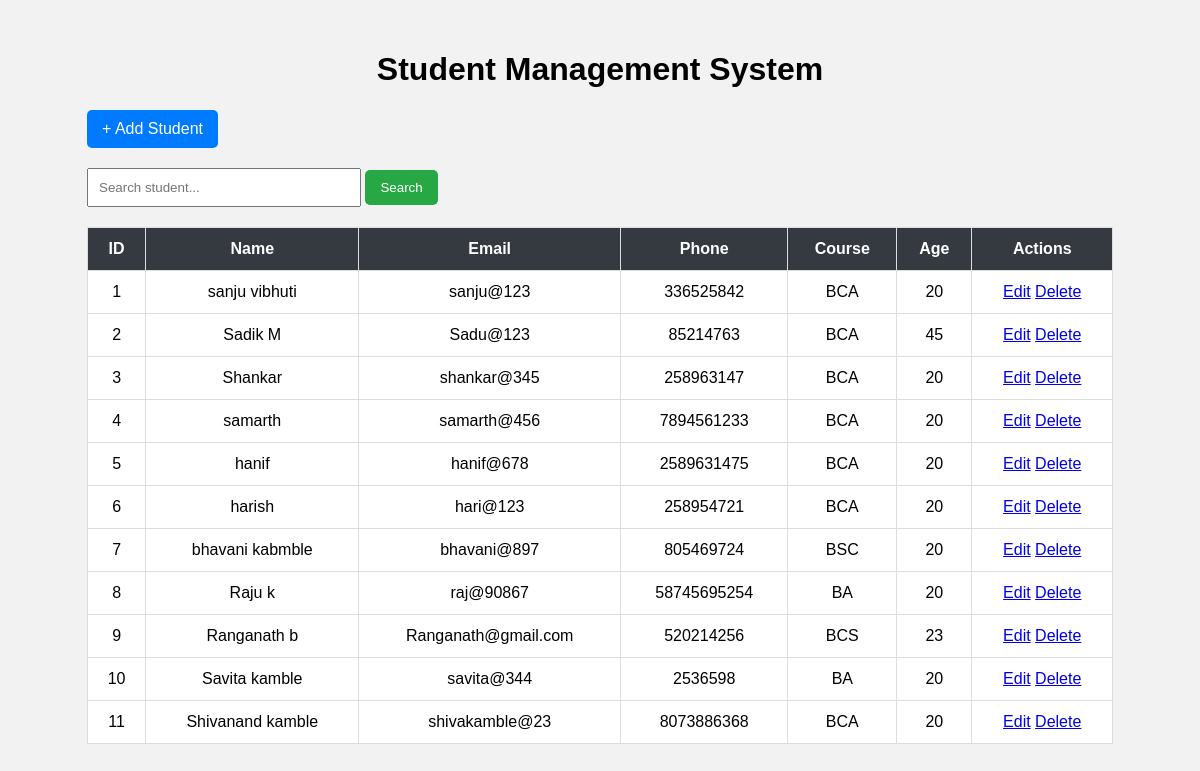
The page / on the database its author committed.
### tables this page shows
CREATE TABLE students (
            id INTEGER PRIMARY KEY AUTOINCREMENT,
            name TEXT NOT NULL,
            email TEXT NOT NULL,
            phone TEXT NOT NULL,
            course TEXT NOT NULL,
            age INTEGER NOT NULL
        );

### app.py (the view)
@app.route("/")
def index():
    conn = get_db_connection()
    students = conn.execute(
        "SELECT * FROM students ORDER BY id ASC"
    ).fetchall()
    conn.close()
    return render_template("index.html", students=students)

### app.py (called while the page is built)
def get_db_connection():
    conn = sqlite3.connect(DATABASE)
    conn.row_factory = sqlite3.Row
    return conn

### templates/index.html (shortened to what this page needs)
<!DOCTYPE html>
<html>
<head>
    <link rel="stylesheet" href="{{ url_for('static', filename='style.css') }}">
</head>
<body>
<div class="container">
    <h1>Student Management System</h1>
    <a href="/add" class="btn">+ Add Student</a>
    <form action="/search" method="GET" class="search">
        <input
            type="text"
            name="keyword"
            placeholder="Search student..."
            value="{{ keyword|default('') }}"
        >
        <button type="submit">Search</button>
    </form>
    <table>
        <tr>
            <th>ID</th>
            <th>Name</th>
            <th>Email</th>
            <th>Phone</th>
            <th>Course</th>
            <th>Age</th>
            <th>Actions</th>
        </tr>
        {% for student in students %}
<tr>
    <td>{{ loop.index }}</td>
    <td>{{ student.name }}</td>
    <td>{{ student.email }}</td>
    <td>{{ student.phone }}</td>
    <td>{{ student.course }}</td>
    <td>{{ student.age }}</td>
    <td>
        <a href="{{ url_for('edit_student', id=student.id) }}">Edit</a>
        <a href="{{ url_for('delete_student', id=student.id) }}">Delete</a>
    </td>
</tr>
{% endfor %}
    </table>
</div>
</body>
</html>

### static/style.css (style rules this page uses)
body { font-family: Arial, sans-serif; background-color: #f2f2f2; margin: 0; padding: 30px; }
.container { width: 90%; margin: auto; }
h1 { text-align: center; }
.btn { display: inline-block; background-color: #007bff; color: white; padding: 10px 15px; text-decoration: none; border-radius: 5px; }
.search { margin: 20px 0; }
.search input { padding: 10px; width: 250px; }
button { padding: 10px 15px; background-color: #28a745; color: white; border: none; border-radius: 5px; }
table { width: 100%; border-collapse: collapse; background: white; }
th, td { padding: 12px; border: 1px solid #ddd; text-align: center; }
th { background-color: #343a40; color: white; }

### rows shown on the page
students: name "sanju vibhuti", email "sanju@123", phone "336525842", course "BCA", age "20"
students: name "Sadik M", email "Sadu@123", phone "85214763", course "BCA", age "45"
students: name "Shankar", email "shankar@345", phone "258963147", course "BCA", age "20"
students: name "samarth", email "samarth@456", phone "7894561233", course "BCA", age "20"
students: name "hanif", email "hanif@678", phone "2589631475", course "BCA", age "20"
students: name "harish", email "hari@123", phone "258954721", course "BCA", age "20"
students: name "bhavani kabmble", email "bhavani@897", phone "805469724", course "BSC", age "20"
students: name "Raju k", email "raj@90867", phone "58745695254", course "BA", age "20"
students: name "Ranganath b", email "Ranganath@gmail.com", phone "520214256", course "BCS", age "23"
students: name "Savita kamble", email "savita@344", phone "2536598", course "BA", age "20"
students: name "Shivanand kamble", email "shivakamble@23", phone "8073886368", course "BCA", age "20"
